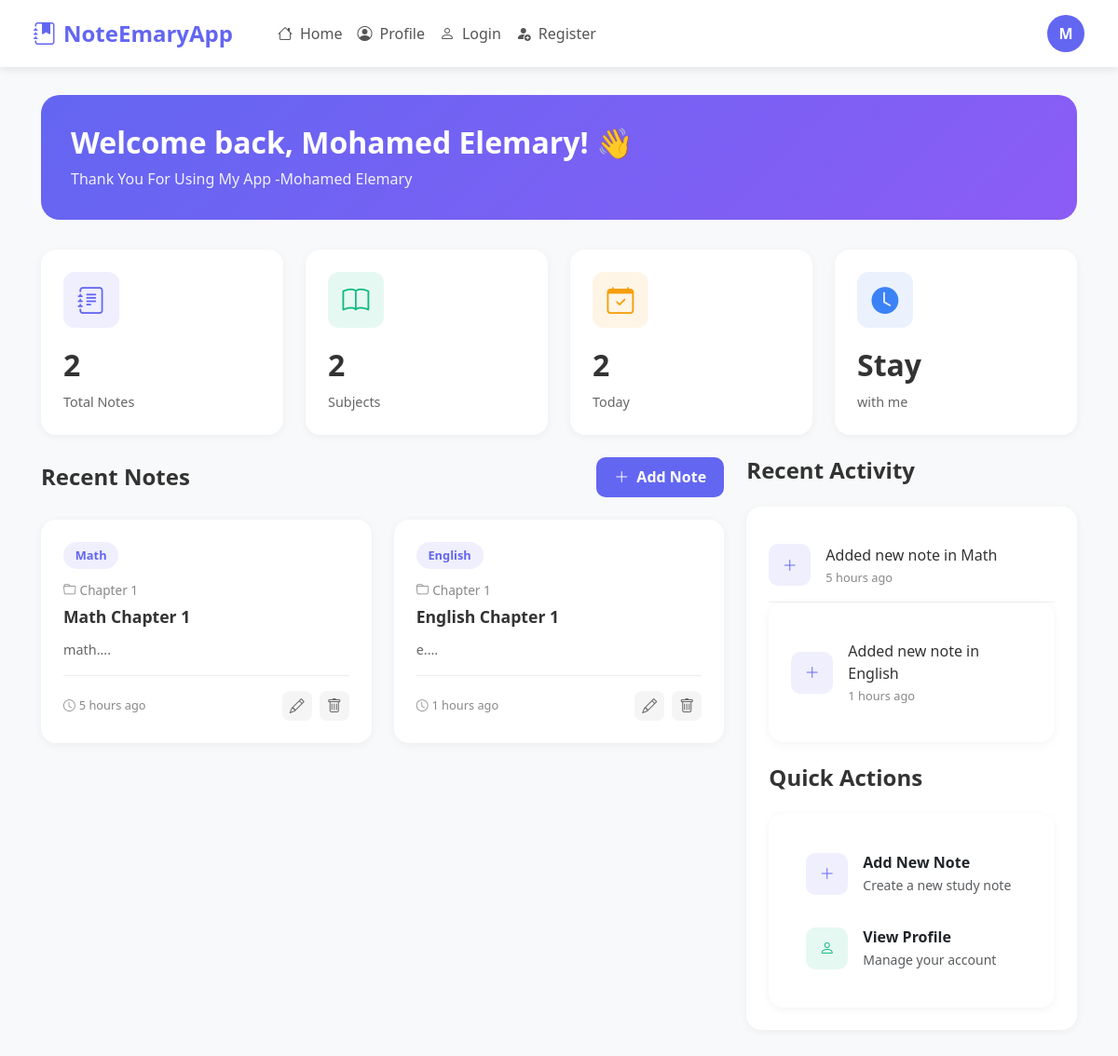
The app's page /user/dashboard (signed in) with its own data.
### app/auth/models/auth.py (models this page shows, shortened)
class notes(db.Model):
    id = db.Column(db.Integer,primary_key=True)
    subject = db.Column(db.Text)
    chapter = db.Column(db.Text)
    content = db.Column(db.Text)
    foruser = db.Column(db.Integer,db.ForeignKey('register.id'))
    time = db.Column(db.Text)

### app/profile/views.py (the view)
@bp.route('/dashboard')
def dashboard():
    email = session['email']
    password= session['password']
    obj=register.query.filter_by(email=email,password=password).first()
    usernotes=notes.query.filter_by(foruser=obj.id).all()
    time = time_since
    count = 0
    c=set()
    for i in usernotes:
        count+=1
        c.add(i.subject)
    countsub = 0
    for j in c:
        countsub+=1
    todaydate = str(datetime.datetime.today().date())
    results = db.session.query(notes).filter(notes.time.like(f"{todaydate}%"),notes.foruser==obj.id).all()
    counttodaynotes = 0
    for d in results:
        counttodaynotes+=1
    if obj:
        return render_template('home.html',name=obj.firstname+" "+obj.lastname,email=email,usernotes=usernotes,time=time,count=count,countsub=countsub,todaynot=counttodaynotes)

### app/profile/views.py (called while the page is built)
def time_since(past_time):
    now = datetime.datetime.now()
    saved_time = datetime.datetime.strptime(past_time, "%Y-%m-%d %H:%M:%S.%f")
    diff = now - saved_time
    seconds = diff.total_seconds()
    if seconds < 60:
        return f"{int(seconds)} seconds ago"
    elif seconds < 3600:
        return f"{int(seconds // 60)} minutes ago"
    elif seconds < 86400:
        return f"{int(seconds // 3600)} hours ago"
    else:
        return f"{int(seconds // 86400)} days ago"

### app/profile/templates/profile/home.html (shortened to what this page needs)
<!DOCTYPE html>
<html lang="en">
<head>
    <link href="https://cdn.jsdelivr.net/npm/bootstrap@5.3.2/dist/css/bootstrap.min.css" rel="stylesheet">
    <link rel="stylesheet" href="https://cdn.jsdelivr.net/npm/bootstrap-icons@1.11.1/font/bootstrap-icons.css">
</head>
<body>
    <nav class="navbar navbar-expand-lg fixed-top">
        <div class="container-fluid">
            <a class="navbar-brand">
                <i class="bi bi-journal-bookmark-fill"></i>NoteEmaryApp
            </a>
            <div class="collapse navbar-collapse" id="navbarNav">
                 <ul class="navbar-nav me-auto ms-4">
                    <li class="nav-item">
                        <a class="nav-link" href="/user/dashboard">
                            <i class="bi bi-house"></i>Home
                        </a>
                    </li>
                    <li class="nav-item">
                        <a class="nav-link" href="/user/profile">
                            <i class="bi bi-person-circle"></i>Profile
                        </a>
                    </li>
                    <li class="nav-item">
                        <a class="nav-link" href="/auth/login">
                            <i class="bi bi-person"></i>Login
                        </a>
                    </li>
                    <li class="nav-item">
                        <a class="nav-link" href="/auth/register">
                            <i class="bi bi-person-fill-add"></i>Register
                        </a>
                    </li>
                </ul>
                <div class="d-flex align-items-center gap-3">
                    <div class="user-avatar" onclick="window.location.href='/user/profile'">{{name[0]}}</div>
                </div>
            </div>
        </div>
    </nav>
    <div class="main-content">
        <div class="container-fluid">
            <div class="welcome-banner">
                <h2>Welcome back, {{name}}! 👋</h2>
                <p>Thank You For Using My App -Mohamed Elemary</p>
            </div>
            <div class="row g-4 mb-4">
                <div class="col-md-3 col-sm-6">
                    <div class="stats-card">
                        <div class="stats-icon purple">
                            <i class="bi bi-journal-text"></i>
                        </div>
                        <div class="stats-number">{{count}}</div>
                        <div class="stats-label">Total Notes</div>
                    </div>
                </div>
                <div class="col-md-3 col-sm-6">
                    <div class="stats-card">
                        <div class="stats-icon green">
                            <i class="bi bi-book"></i>
                        </div>
                        <div class="stats-number">{{countsub}}</div>
                        <div class="stats-label">Subjects</div>
                    </div>
                </div>
                <div class="col-md-3 col-sm-6">
                    <div class="stats-card">
                        <div class="stats-icon orange">
                            <i class="bi bi-calendar-check"></i>
                        </div>
                        <div class="stats-number">{{todaynot}}</div>
                        <div class="stats-label">Today</div>
                    </div>
                </div>
                <div class="col-md-3 col-sm-6">
                    <div class="stats-card">
                        <div class="stats-icon blue">
                            <i class="bi bi-clock-fill"></i>
                        </div>
                        <div class="stats-number">Stay</div>
                        <div class="stats-label">with me</div>
                    </div>
                </div>
            </div>
            <div class="row">
                <div class="col-lg-8">
                    <div class="section-header">
                        <h4 class="section-title">Recent Notes</h4>
                        <a href="/user/profile" class="btn btn-primary btn-add">
                            <i class="bi bi-plus-lg me-2"></i>Add Note
                        </a>
                    </div>
                    <div class="row g-4">
                        {% for i in usernotes %}
                        <div class="col-md-6">
                            <div class="note-card">
                                <span class="note-subject">{{i.subject}}</span>
                                <div class="note-chapter"><i class="bi bi-folder me-1"></i>{{i.chapter}}</div>
                                <h5 class="note-title">{{i.subject}} {{i.chapter}}</h5>
                                {% if i.content %}
                                <p class="note-preview">{{i.content[0:10]}}....</p>
                                {% else %}
                                <p class="note-preview">See more...</p>
                                {% endif %}
                                <div class="note-footer">
                                    <span class="note-date"><i class="bi bi-clock me-1"></i>{{time(i.time)}}</span>
                                    <div class="note-actions">
                                        <button title="Edit"><i class="bi bi-pencil"></i></button>
                                        <button title="Delete"><i class="bi bi-trash"></i></button>
                                    </div>
                                </div>
                            </div>
                        </div>
                        {% endfor %}
                    </div>
                </div>
                <div class="col-lg-4">
                    <div class="section-header">
                        <h4 class="section-title">Recent Activity</h4>
                    </div>
                    {% for i in usernotes %}
                    <div class="activity-card mb-4">
                        <div class="activity-item">
                            <div class="activity-icon">
                                <i class="bi bi-plus-lg"></i>
                            </div>
                            <div class="activity-content">
                                <div class="activity-text">Added new note in {{i.subject}}</div>
                                <div class="activity-time">{{time(i.time)}}</div>
                            </div>
                        </div>
                        {% endfor %}
                    </div>
                    <div class="section-header">
                        <h4 class="section-title">Quick Actions</h4>
                    </div>
                    <div class="activity-card">
                        <a href="/user/profile" class="d-flex align-items-center p-3 text-decoration-none text-dark rounded-3 hover-bg">
                            <div class="activity-icon me-3">
                                <i class="bi bi-plus-lg"></i>
                            </div>
                            <div>
                                <div class="fw-semibold">Add New Note</div>
                                <small class="text-muted">Create a new study note</small>
                            </div>
                        </a>
                        <a href="/user/profile" class="d-flex align-items-center p-3 text-decoration-none text-dark rounded-3 hover-bg">
                            <div class="activity-icon me-3" style="background: rgba(16, 185, 129, 0.1); color: #10b981;">
                                <i class="bi bi-person"></i>
                            </div>
                            <div>
                                <div class="fw-semibold">View Profile</div>
                                <small class="text-muted">Manage your account</small>
                            </div>
                        </a>
                    </div>
                </div>
            </div>
        </div>
    </div>
</body>
</html>

### app/profile/templates/profile/home.html (style rules this page uses)
:root { --primary-color: #6366f1; --primary-hover: #4f46e5; --sidebar-width: 260px; }
body { font-family: 'Segoe UI', Tahoma, Geneva, Verdana, sans-serif; background: #f8f9fa; }
.navbar { background: white; box-shadow: 0 2px 10px rgba(0, 0, 0, 0.1); padding: 0.8rem 1.5rem; }
.navbar-brand { font-weight: 700; color: var(--primary-color); font-size: 1.5rem; }
.navbar-brand i { margin-right: 0.5rem; }
.nav-link { color: #555; font-weight: 500; padding: 0.5rem 1rem; border-radius: 8px; transition: all 0.3s ease; }
.nav-link i { margin-right: 0.5rem; }
.user-avatar { width: 40px; height: 40px; border-radius: 50%; background: var(--primary-color); color: white; display: flex; align-items: center; justify-content: center; font-weight: 600; cursor: pointer; transition: all 0.3s ease; }
.main-content { padding: 2rem; margin-top: 70px; }
.stats-card { background: white; border-radius: 16px; padding: 1.5rem; box-shadow: 0 2px 10px rgba(0, 0, 0, 0.05); transition: all 0.3s ease; border: none; }
.stats-icon { width: 60px; height: 60px; border-radius: 12px; display: flex; align-items: center; justify-content: center; font-size: 1.8rem; margin-bottom: 1rem; }
.stats-icon.purple { background: rgba(99, 102, 241, 0.1); color: var(--primary-color); }
.stats-icon.green { background: rgba(16, 185, 129, 0.1); color: #10b981; }
.stats-icon.orange { background: rgba(245, 158, 11, 0.1); color: #f59e0b; }
.stats-icon.blue { background: rgba(59, 130, 246, 0.1); color: #3b82f6; }
.stats-number { font-size: 2rem; font-weight: 700; color: #333; margin-bottom: 0.3rem; }
.stats-label { color: #666; font-size: 0.9rem; }
.section-header { display: flex; justify-content: space-between; align-items: center; margin-bottom: 1.5rem; }
.section-title { font-weight: 700; color: #333; margin: 0; }
.btn-add { background: var(--primary-color); border: none; border-radius: 10px; padding: 0.6rem 1.2rem; font-weight: 600; transition: all 0.3s ease; }
.note-card { background: white; border-radius: 16px; padding: 1.5rem; box-shadow: 0 2px 10px rgba(0, 0, 0, 0.05); transition: all 0.3s ease; border: none; height: 100%; }
.note-subject { display: inline-block; background: rgba(99, 102, 241, 0.1); color: var(--primary-color); padding: 0.3rem 0.8rem; border-radius: 20px; font-size: 0.8rem; font-weight: 600; margin-bottom: 0.8rem; }
.note-chapter { color: #888; font-size: 0.85rem; margin-bottom: 0.5rem; }
.note-title { font-weight: 700; color: #333; margin-bottom: 0.8rem; font-size: 1.1rem; }
.note-preview { color: #666; font-size: 0.9rem; line-height: 1.6; margin-bottom: 1rem; display: -webkit-box; -webkit-line-clamp: 3; -webkit-box-orient: vertical; overflow: hidden; }
.note-footer { display: flex; justify-content: space-between; align-items: center; padding-top: 1rem; border-top: 1px solid #eee; }
.note-date { color: #888; font-size: 0.8rem; }
.note-actions { display: flex; gap: 0.5rem; }
.note-actions button { width: 32px; height: 32px; border-radius: 8px; border: none; background: #f5f5f5; color: #666; display: flex; align-items: center; justify-content: center; transition: all 0.3s ease; }
.activity-card { background: white; border-radius: 16px; padding: 1.5rem; box-shadow: 0 2px 10px rgba(0, 0, 0, 0.05); }
.activity-item { display: flex; align-items: center; padding: 1rem 0; border-bottom: 1px solid #eee; }
.activity-item:last-child { border-bottom: none; }
.activity-icon { width: 45px; height: 45px; border-radius: 10px; background: rgba(99, 102, 241, 0.1); color: var(--primary-color); display: flex; align-items: center; justify-content: center; margin-right: 1rem; }
.activity-content { flex: 1; }
.activity-text { color: #333; font-weight: 500; margin-bottom: 0.2rem; }
.activity-time { color: #888; font-size: 0.8rem; }
.welcome-banner { background: linear-gradient(135deg, var(--primary-color) 0%, #8b5cf6 100%); border-radius: 20px; padding: 2rem; color: white; margin-bottom: 2rem; }
.welcome-banner h2 { font-weight: 700; margin-bottom: 0.5rem; }
.welcome-banner p { opacity: 0.9; margin-bottom: 0; }

### records on screen
notes: subject "Math", chapter "Chapter 1", content "math", time "5 hours ago"
notes: subject "English", chapter "Chapter 1", content "e", time "1 hours ago"

### other values on screen
{{ name[0] }} "M"
{{ name }} "Mohamed Elemary"
{{ count }} "2"
{{ countsub }} "2"
{{ todaynot }} "2"
